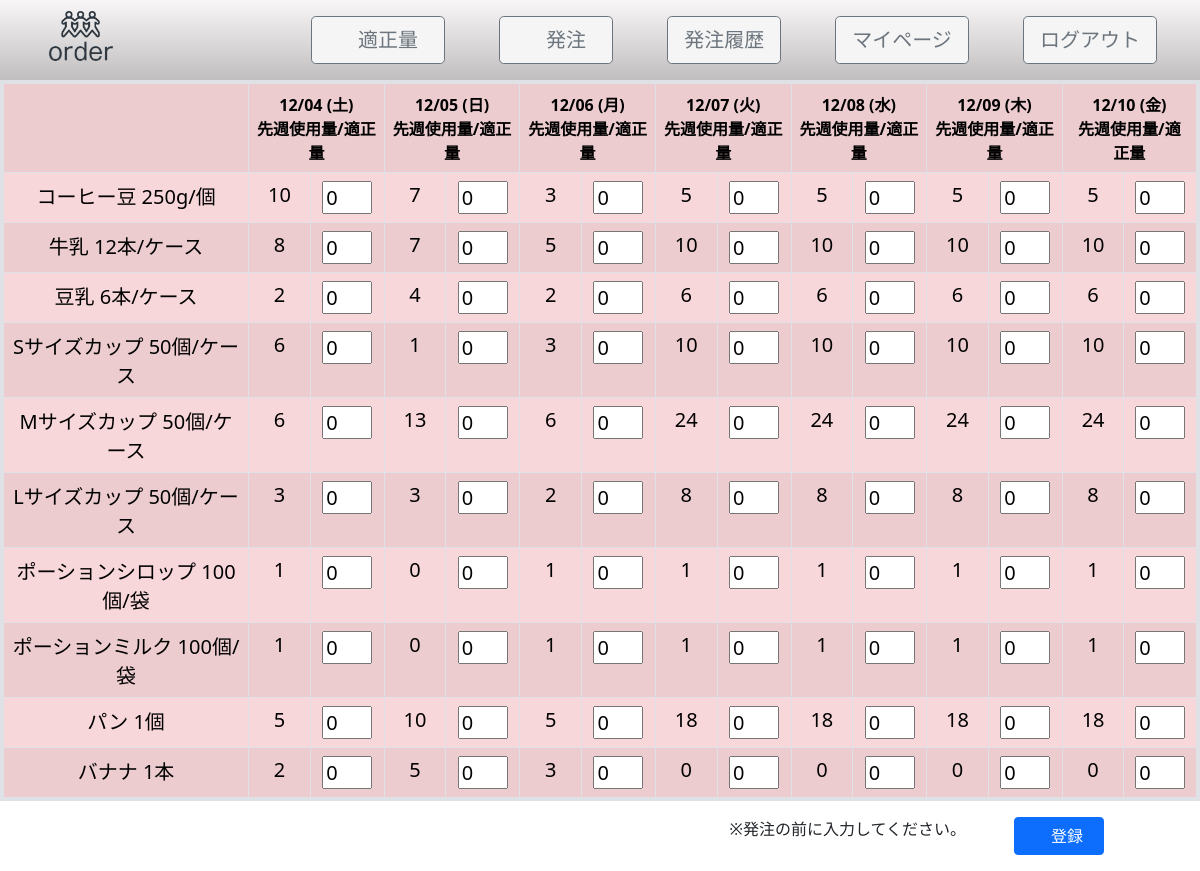
Screenshot of /Appropriate.php (signed in) with the database file from the repository.
### tables this page shows
CREATE TABLE `orders` (
  `id` int(32) NOT NULL COMMENT 'システムID',
  `shops_id` int(32) NOT NULL COMMENT '店舗ID',
  `stocks_id` int(32) NOT NULL COMMENT '商品ID',
  `shop_stock_count` int(32) DEFAULT NULL COMMENT '店舗在庫',
  `order_count` int(32) DEFAULT NULL COMMENT '発注数',
  `Appropriate_count` int(32) DEFAULT NULL COMMENT '適正数',
  `created_at` date DEFAULT NULL COMMENT '登録日時'
);

### public/index.php (called while the page is built, shortened)
<?php
$parse = parse_url($_SERVER["REQUEST_URI"]);
require_once(ROOT_PATH.'Views/user'.$parse['path']);

### Views/other/date.php (called while the page is built, shortened)
<?php
    $week = array( "日", "月", "火", "水", "木", "金", "土","日", "月", "火", "水", "木", "金", "土", );
    $today = date("m/d")." (".$week[date("w")].") ";
    $ago[6] = date('m/d', strtotime('+6 day'))." (".$week[date("w")+6].") ";
    $ago[5] = date('m/d', strtotime('+5 day'))." (".$week[date("w")+5].") ";
    $ago[4] = date('m/d', strtotime('+4 day'))." (".$week[date("w")+4].") ";
    $ago[3] = date('m/d', strtotime('+3 day'))." (".$week[date("w")+3].") ";
    $ago[2] = date('m/d', strtotime('+2 day'))." (".$week[date("w")+2].") ";
    $ago[1] = date('m/d', strtotime('+1 day'))." (".$week[date("w")+1].") ";

### Views/other/num_name.php (called while the page is built)
<?php
$name['1'] = 'コーヒー豆 250g/個';
$name['2'] = '牛乳 12本/ケース';
$name['3'] = '豆乳 6本/ケース';
$name['4'] = 'Sサイズカップ 50個/ケース';
$name['5'] = 'Mサイズカップ 50個/ケース';
$name['6'] = 'Lサイズカップ 50個/ケース';
$name['7'] = 'ポーションシロップ 100個/袋';
$name['8'] = 'ポーションミルク 100個/袋';
$name['9'] = 'パン 1個';
$name['10'] = 'バナナ 1本';

### Controllers/OrderController.php (called while the page is built, shortened)
<?php
require_once(ROOT_PATH .'/Models/Order.php');
class OrderController {
    private $Order;
    public function __construct()
    {
        $this->Order = new Order();
    }
    public function showAppropriate(){
        $Appropriate = $this->Order->showAppropriate($_SESSION['id']);
        $params = [
            'Appropriate' => $Appropriate
        ];
        return $params;
    }
    public function used_count()
    {
        $used = $this->Order->used_count($_SESSION['id']);
        $params = [
            'used' => $used
        ];
        return $params;
    }
    public function AppropriateAll()
    {
        $date = date("Y-m-d", strtotime("0 day"));
        $date_1 = date("Y-m-d", strtotime("1 day"));
        $date_2 = date("Y-m-d", strtotime("2 day"));
        $date_3 = date("Y-m-d", strtotime("3 day"));
        $date_4 = date("Y-m-d", strtotime("4 day"));
        $date_5 = date("Y-m-d", strtotime("5 day"));
        $date_6 = date("Y-m-d", strtotime("6 day"));
        $requests = $this->Order->AppropriateAll($_SESSION['id'], $date, $date_1, $date_2, $date_3, $date_4, $date_5, $date_6);
        $params=[
            'result' => $requests
        ];
        return $params;
    }
}

### Models/Order.php (called while the page is built, shortened)
<?php
require_once(ROOT_PATH .'/Models/Db.php');
class Order extends Db{
    private $table = 'orders';
    public function showAppropriate($shops_id){
        try{
            for ($x=1; $x <= 10; $x++) {
                for ($i=0; $i <= 6; $i++) {
                    $date = date("Y-m-d", strtotime("$i day"));
                    $sql = "SELECT Appropriate_count FROM ".$this->table." WHERE created_at = :date And shops_id = :shops_id AND stocks_id = :x";
                    $sth = $this->dbh->prepare($sql);
                    $sth->bindParam(':shops_id', $shops_id, PDO::PARAM_INT);
                    $sth->bindParam(':date', $date, PDO::PARAM_STR);
                    $sth->bindParam(':x', $x, PDO::PARAM_INT);
                    $sth->execute();
                    $result[$x-1][] = $sth->fetch(PDO::FETCH_ASSOC);
                }
            }
            return $result;
        } catch (PDOException $e){
            echo "接続失敗：Order.php :". $e->getMessage() . "\n";
            exit;
        }
    }
    public function used_count($shop_id)
    {
        try{
            for ($x=1; $x <= 10; $x++) {
                for ($i=-7; $i <= -1; $i++) {
                    $i_1 = $i - 1;
                    $dated_1 = date("Y-m-d", strtotime("$i_1 day"));
                    $sql = "SELECT shop_stock_count FROM ".$this->table." WHERE shops_id=:id AND created_at=:date AND stocks_id=:x AND shop_stock_count IS NOT NULL ORDER BY id DESC LIMIT 1";
                    $sth = $this->dbh->prepare($sql);
                    $sth->bindParam(':id', $shop_id, PDO::PARAM_INT);
                    $sth->bindParam(':date', $dated_1, PDO::PARAM_STR);
                    $sth->bindParam(':x', $x, PDO::PARAM_INT);
                    $sth->execute();
                    $stocks_1 = $sth->fetch(PDO::FETCH_ASSOC);
                    if($stocks_1 == NULL){
                        $stock_1 = 0;
                    }else{
                        $stock_1 = $stocks_1['shop_stock_count'];
                    }
                    $i_2 = $i - 2;
                    $dated_2 = date("Y-m-d", strtotime("$i_2 day"));
                    $sql = "SELECT order_count FROM ".$this->table." WHERE shops_id=:id AND created_at=:date AND stocks_id=:x AND order_count IS NOT NULL ORDER BY id DESC LIMIT 1";
                    $sth = $this->dbh->prepare($sql);
                    $sth->bindParam(':id', $shop_id, PDO::PARAM_INT);
                    $sth->bindParam(':date', $dated_2, PDO::PARAM_STR);
                    $sth->bindParam(':x', $x, PDO::PARAM_INT);
                    $sth->execute();
                    $orders_2 = $sth->fetch(PDO::FETCH_ASSOC);
                    if ($orders_2 == NULL) {
                        $order_2 = 0;
                    }else{
                        $order_2 = $orders_2['order_count'];
                    }
                    $dated = date("Y-m-d", strtotime("$i day"));
                    $sql = "SELECT shop_stock_count FROM ".$this->table." WHERE shops_id=:id AND created_at=:date AND stocks_id=:x AND shop_stock_count IS NOT NULL ORDER BY id DESC LIMIT 1";
                    $sth = $this->dbh->prepare($sql);
                    $sth->bindParam(':id', $shop_id, PDO::PARAM_INT);
                    $sth->bindParam(':date', $dated, PDO::PARAM_STR);
                    $sth->bindParam(':x', $x, PDO::PARAM_INT);
                    $sth->execute();
                    $stocks = $sth->fetch(PDO::FETCH_ASSOC);
                    if($stocks == NULL){
                        $stock = 0;
                    }else{
                        $stock = $stocks['shop_stock_count'];
                    }
                    $result = $stock_1 + $order_2 - $stock;
                    $results[$x][] = $result;
                }
            }
            return $results;
        } catch (PDOException $e){
            echo "接続失敗：Order.php :". $e->getMessage() . "\n";
            exit;
        }
    }
    public function AppropriateAll($id, $date, $date_1, $date_2, $date_3, $date_4, $date_5, $date_6)
    {
        try{
            $this->dbh->setAttribute(PDO::ATTR_ERRMODE, PDO::ERRMODE_EXCEPTION);
            $this->dbh->beginTransaction();
            $sql = "SELECT id, name FROM stocks ORDER BY class";
            $sth = $this->dbh->prepare($sql);
            $sth->execute();
            $results[0] = $sth->fetchAll(PDO::FETCH_ASSOC);
            $sql = "SELECT o.Appropriate_count FROM ".$this->table." o LEFT JOIN stocks s ON s.id = o.stocks_id ";
            $sql .= "WHERE shops_id=:id AND o.Appropriate_count IS NOT NULL ";
            $sql .= "AND o.created_at=:date OR o.created_at=:date_1 OR o.created_at=:date_2 OR o.created_at=:date_3 ";
            $sql .= "OR o.created_at=:date_4 OR o.created_at=:date_5 OR o.created_at=:date_6 ";
            $sql .= "ORDER BY o.created_at,s.class";
            $sth = $this->dbh->prepare($sql);
            $sth->bindParam(':id', $id, PDO::PARAM_INT);
            $sth->bindParam(':date', $date, PDO::PARAM_STR);
            $sth->bindParam(':date_1', $date_1, PDO::PARAM_STR);
            $sth->bindParam(':date_2', $date_2, PDO::PARAM_STR);
            $sth->bindParam(':date_3', $date_3, PDO::PARAM_STR);
            $sth->bindParam(':date_4', $date_4, PDO::PARAM_STR);
            $sth->bindParam(':date_5', $date_5, PDO::PARAM_STR);
            $sth->bindParam(':date_6', $date_6, PDO::PARAM_STR);
            $sth->execute();
            $results[1] = $sth->fetchAll(PDO::FETCH_ASSOC);
            $this->dbh->commit();
            return $results;
        } catch (PDOException $e){
            $this->dbh->rollBack();
            echo "接続失敗：Order.php :". $e->getMessage() . "\n";
            exit;
        }
    }
}

### Models/Db.php (called while the page is built, shortened)
<?php
class Db {
    public function __construct($dbh = null){
        if(!$dbh) {
            try {
                $this->dbh = new PDO(
                    'mysql:dbname='.DB_NAME.
                    ';host='.DB_HOST,DB_USER,DB_PASSWD
                );
            } catch (PDOException $e) {
                echo "接続情報：Db.phpでエラー出力" . $e->getMessage() . "\n";
                exit();
            }
        } else {
            $this->dbh = $dbh;
        }
    }
}

### Views/user/Appropriate.php (the view, shortened to what this page needs)
<?php
    require_once(ROOT_PATH .'Views/other/num_name.php');
    require_once(ROOT_PATH .'Views/other/date.php');
    require_once(ROOT_PATH .'Controllers/OrderController.php');
    $order = new OrderController;
    $order->AppropriateIn();
    $params = $order->showAppropriate();
    $useds = $order->used_count();
    require_once(ROOT_PATH .'Controllers/StockController.php');
    $results = $order->AppropriateAll();
?>
<!DOCTYPE html>
<html lang="en">
<head>
    <link href="css/header.css" rel="stylesheet">
    <link href="bootstrapcss/bootstrap.min.css" rel="stylesheet">
</head>
<body>
    <?php require_once(ROOT_PATH .'Views/layout/header.php') ?>
    <div class="w-100">
        <div class="">
            <form action="" method="post">
                <table class="table table-bordered table-striped table-danger border border-4">
                    <tr class="">
                        <th></th>
                        <th colspan="2" class="text-center"><?php echo $today."<br>"."先週使用量/適正量" ?></th>
                        <?php for ($i=1; $i <= 6; $i++) :?>
                            <th colspan="2" class="text-center"><?php echo $ago[$i]."<br>"."先週使用量/適正量" ?></th>
                        <?php endfor; ?>
                    </tr>
                    <?php for ($x=1; $x <= 10; $x++) :?>
                        <tr class="fs-5 text-center" >
                            <td style="width: 20%;"><?php echo $name[$x]; ?></td>
                            <?php for ($i=0; $i <= 6; $i++) :?>
                                <td style="width: 5%;"><?php echo $useds['used'][$x][$i] ?></td>
                                <td style="width: 6%;"><input type="number" class="Appropriate<?php echo $x.'_'.$i;?>" name="Appropriate<?php echo $x.'_'.$i;?>" style="width: 50px;" value="<?php if(isset($params['Appropriate'][$x-1][$i]['Appropriate_count'])){echo $params['Appropriate'][$x-1][$i]['Appropriate_count'];}else{echo 0;} ?>"></td>
                            <?php endfor; ?>
                        </tr>
                    <?php endfor; ?>
                </table>
                <div class="d-flex justify-content-end me-5">
                    <span class="me-5">※発注の前に入力してください。</span>
                    <button id="send" type="submit" class="btn btn-primary me-5">　登録　</button>
                </div>
            </form>
        </div>
    </div>
</body>
</html>

### rows the page displays
orders: order_count "24"
orders: order_count "18"
orders: Appropriate_count "0"

### other values shown
$today "12/04 (土)"
$ago[$i] "12/05 (日)"
$ago[$i] "12/06 (月)"
$ago[$i] "12/07 (火)"
$ago[$i] "12/08 (水)"
$ago[$i] "12/09 (木)"
$ago[$i] "12/10 (金)"
$name[$x] "コーヒー豆 250g/個"
$useds['used'][$x][$i] "10"
$useds['used'][$x][$i] "7"
$useds['used'][$x][$i] "3"
$useds['used'][$x][$i] "5"
$name[$x] "牛乳 12本/ケース"
$useds['used'][$x][$i] "8"
$name[$x] "豆乳 6本/ケース"
